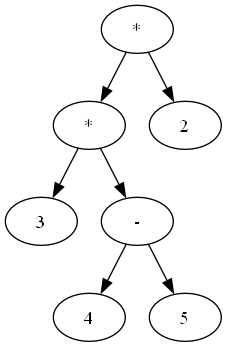

Python code for this plot:
from graphviz import Digraph

class Node:
    def __init__(self, value):
        self.value = value
        self.left = None
        self.right = None
aritmetica = {'+': 1, '-': 1, '*': 2, '/': 2}
def funcion(expresion):
    salida = []
    pila = []
    tokens = expresion.replace('(', ' ( ').replace(')', ' ) ').split()
    for token in tokens:
        if token.isnumeric():
            salida.append(token)
        elif token in '+-*/':
            while (pila and pila[-1] != '(' and
                   aritmetica[token] <= aritmetica[pila[-1]]):
                salida.append(pila.pop())
            pila.append(token)
        elif token == '(':
            pila.append(token)
        elif token == ')':
            while pila and pila[-1] != '(':
                salida.append(pila.pop())
            pila.pop()
    while pila:
        salida.append(pila.pop())
    return salida
def construir(postfijo):
    pila = []
    for token in postfijo:
        if token.isnumeric():
            pila.append(Node(token))
        else:
            nodo = Node(token)
            nodo.right = pila.pop()
            nodo.left = pila.pop()
            pila.append(nodo)
    return pila[0]
def dibujar(raiz):
    dot = Digraph()
    def agregar_nodo(nodo):
        if nodo:
            dot.node(str(id(nodo)), nodo.value)
            if nodo.left:
                dot.edge(str(id(nodo)), str(id(nodo.left)))
                agregar_nodo(nodo.left)
            if nodo.right:
                dot.edge(str(id(nodo)), str(id(nodo.right)))
                agregar_nodo(nodo.right)
    agregar_nodo(raiz)
    return dot
Inicio = input("Ingresar la expresion aritmetica utilizando espacios entre cada numero y simbolo:\n> ")
try:
    postfijo = funcion(Inicio)
    raiz = construir(postfijo)
    arbol = dibujar(raiz)
    archivo = arbol.render('arbol', format='png', view=True)
    print(f"Generando Arbol: {archivo}")
except Exception as e:
    print(f"Error: {e}")
